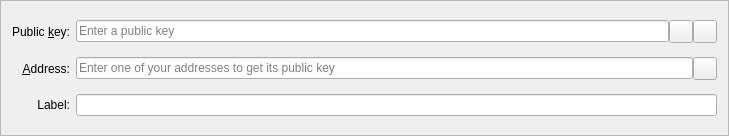
<?xml version="1.0" encoding="UTF-8"?>
<ui version="4.0">
 <class>MultisigAddressEntry</class>
 <widget class="QFrame" name="MultisigAddressEntry">
  <property name="geometry">
   <rect>
    <x>0</x>
    <y>0</y>
    <width>729</width>
    <height>136</height>
   </rect>
  </property>
  <property name="windowTitle">
   <string>Form</string>
  </property>
  <property name="frameShape">
   <enum>QFrame::StyledPanel</enum>
  </property>
  <property name="frameShadow">
   <enum>QFrame::Sunken</enum>
  </property>
  <layout class="QGridLayout" name="gridLayout">
   <item row="0" column="0">
    <widget class="QLabel" name="pubkeyLabel">
     <property name="text">
      <string>Public &amp;key:</string>
     </property>
     <property name="alignment">
      <set>Qt::AlignRight|Qt::AlignTrailing|Qt::AlignVCenter</set>
     </property>
     <property name="buddy">
      <cstring>pubkey</cstring>
     </property>
    </widget>
   </item>
   <item row="0" column="1">
    <layout class="QHBoxLayout" name="pubkeyLayout">
     <property name="spacing">
      <number>0</number>
     </property>
     <item>
      <widget class="QValidatedLineEdit" name="pubkey">
       <property name="toolTip">
        <string>The public key of an address</string>
       </property>
       <property name="placeholderText">
        <string>Enter a public key</string>
       </property>
      </widget>
     </item>
     <item>
      <widget class="QToolButton" name="pasteButton">
       <property name="toolTip">
        <string>Paste public key from clipboard</string>
       </property>
       <property name="text">
        <string/>
       </property>
       <property name="icon">
        <iconset resource="../procurrency.qrc">
         <normaloff>:/icons/editpaste</normaloff>:/icons/editpaste</iconset>
       </property>
       <property name="shortcut">
        <string>Alt+P</string>
       </property>
      </widget>
     </item>
     <item>
      <widget class="QToolButton" name="deleteButton">
       <property name="toolTip">
        <string>Remove this public key</string>
       </property>
       <property name="text">
        <string/>
       </property>
       <property name="icon">
        <iconset resource="../procurrency.qrc">
         <normaloff>:/icons/remove</normaloff>:/icons/remove</iconset>
       </property>
      </widget>
     </item>
    </layout>
   </item>
   <item row="1" column="0">
    <widget class="QLabel" name="addressLabel">
     <property name="text">
      <string>&amp;Address:</string>
     </property>
     <property name="alignment">
      <set>Qt::AlignRight|Qt::AlignTrailing|Qt::AlignVCenter</set>
     </property>
     <property name="buddy">
      <cstring>address</cstring>
     </property>
    </widget>
   </item>
   <item row="1" column="1">
    <layout class="QHBoxLayout" name="addressLayout">
     <property name="spacing">
      <number>0</number>
     </property>
     <item>
      <widget class="QValidatedLineEdit" name="address">
       <property name="enabled">
        <bool>true</bool>
       </property>
       <property name="toolTip">
        <string>Address associated to the public key</string>
       </property>
       <property name="placeholderText">
        <string>Enter one of your addresses to get its public key</string>
       </property>
      </widget>
     </item>
     <item>
      <widget class="QToolButton" name="addressBookButton">
       <property name="toolTip">
        <string>Choose address from address book</string>
       </property>
       <property name="text">
        <string/>
       </property>
       <property name="icon">
        <iconset resource="../procurrency.qrc">
         <normaloff>:/icons/address-book</normaloff>:/icons/address-book</iconset>
       </property>
       <property name="shortcut">
        <string>Alt+A</string>
       </property>
      </widget>
     </item>
    </layout>
   </item>
   <item row="2" column="0">
    <widget class="QLabel" name="labelLabel">
     <property name="text">
      <string>Label:</string>
     </property>
     <property name="alignment">
      <set>Qt::AlignRight|Qt::AlignTrailing|Qt::AlignVCenter</set>
     </property>
    </widget>
   </item>
   <item row="2" column="1">
    <widget class="QValidatedLineEdit" name="label">
     <property name="enabled">
      <bool>true</bool>
     </property>
     <property name="toolTip">
      <string>Address associated to the public key</string>
     </property>
     <property name="readOnly">
      <bool>true</bool>
     </property>
    </widget>
   </item>
  </layout>
 </widget>
 <customwidgets>
  <customwidget>
   <class>QValidatedLineEdit</class>
   <extends>QLineEdit</extends>
   <header>qvalidatedlineedit.h</header>
  </customwidget>
 </customwidgets>
 <resources>
  <include location="../procurrency.qrc"/>
 </resources>
 <connections/>
</ui>
